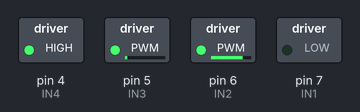
Recording of a sketch running on a simulated Arduino Uno, built with avr-gcc and run on an emulated ATmega328P. Shown: switched loads named in the sketch (green lamp = pin HIGH).

Above: at 0.1 s.
Timing chart, 0 to 1.6 s (numbered marks = the images above):
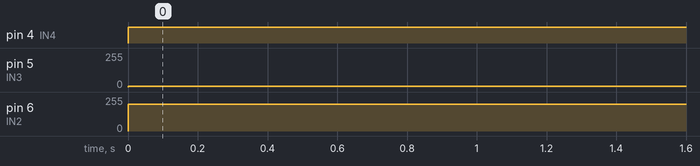

Measured:
- by itself, pin 4 (IN4): LOW → HIGH at 0.00 s
- by itself, pin 5 (IN3): 0/255 → 5/255 at 0.00 s
- by itself, pin 6 (IN2): 0/255 → 200/255 at 0.00 s

The sketch:

motorRun.ino
```cpp
#define IN1 7
#define IN2 6
#define IN3 5
#define IN4 4

#define MAX_SPEED 255
#define MIN_SPEED 0

void setup()
{
  pinMode(IN1, OUTPUT);
  pinMode(IN2, OUTPUT);
  pinMode(IN3, OUTPUT);
  pinMode(IN4, OUTPUT);
}

void motorRightStop( ) {
  digitalWrite(IN1, LOW);
  digitalWrite(IN2, LOW);
}

void motorLeftStop() {
  digitalWrite(IN3, LOW);
  digitalWrite(IN4, LOW);
}

void motorRightHead(int speed) {
  speed = constrain(speed, MIN_SPEED, MAX_SPEED);
  digitalWrite(IN1, HIGH);
  analogWrite(IN2, 255 - speed);
}


void motorRightBack(int speed) {
  speed = constrain(speed, MIN_SPEED, MAX_SPEED);
  digitalWrite(IN1, LOW);
  analogWrite(IN2, speed);
}

void motorLeftHead(int speed) {
  speed = constrain(speed, MIN_SPEED, MAX_SPEED);
  digitalWrite(IN4, HIGH);
  analogWrite(IN3, 255 - speed);
}

void motorLeftBack(int speed) {
  speed = constrain(speed, MIN_SPEED, MAX_SPEED);
  digitalWrite(IN4, LOW);
  analogWrite(IN3, speed);

}

void loop()
{
 //motorRightHead(90);
 motorRightBack(200);


//motorLeftBack(100);

 motorLeftHead(250);
}
```
